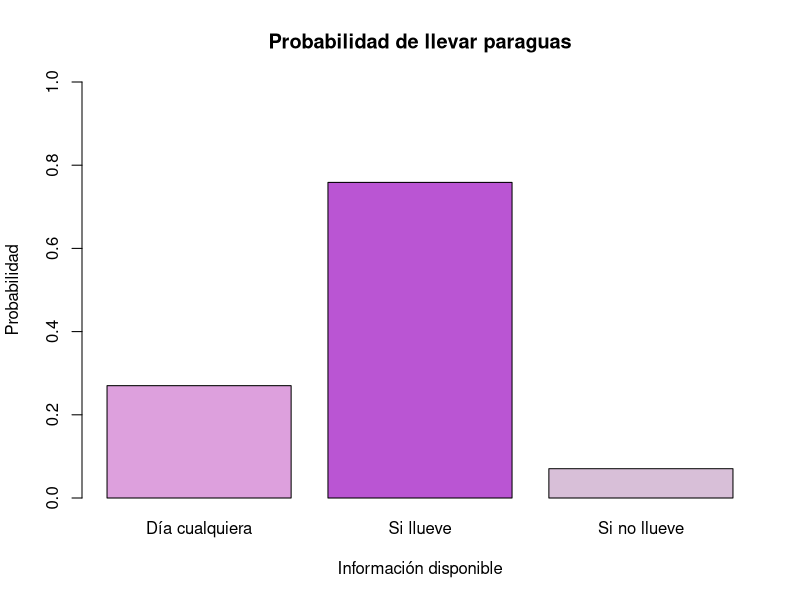

Source code (R):
## ---- chunk 1
datos <- read.table("paraguas_lluvia.txt",
                    header = TRUE)
## ---- chunk 2
head(datos)
## ---- chunk 3
nrow(datos)
## ---- chunk 4
ncol(datos)
## ---- chunk 5
table(datos$llueve, datos$paraguas)
## ---- chunk 6
subset(datos, paraguas == "Sí")
## ---- chunk 7
dias_con_paraguas <- subset(datos, paraguas == "Sí")
dias_con_paraguas
## ---- chunk 8
nrow(dias_con_paraguas)
## ---- chunk 9
prob_paraguas <- nrow(dias_con_paraguas) / nrow(datos)

prob_paraguas
## ---- chunk 10
dias_con_lluvia <- subset(datos, llueve == "Sí")

prob_lluvia <- nrow(dias_con_lluvia) / nrow(datos)

prob_lluvia
## ---- chunk 11
dias_con_lluvia <- subset(datos, llueve == "Sí")
## ---- chunk 12
dias_con_lluvia_y_paraguas <- subset(dias_con_lluvia,
                                     paraguas == "Sí")
## ---- chunk 13
prob_paraguas_si_llueve <- nrow(dias_con_lluvia_y_paraguas) /
                            nrow(dias_con_lluvia)

prob_paraguas_si_llueve
## ---- chunk 14
dias_sin_lluvia <- subset(datos, llueve == "No")
## ---- chunk 15
dias_sin_lluvia_y_paraguas <- subset(dias_sin_lluvia,
                                     paraguas == "Sí")
## ---- chunk 16
prob_paraguas_si_no_llueve <- nrow(dias_sin_lluvia_y_paraguas) /
                               nrow(dias_sin_lluvia)

prob_paraguas_si_no_llueve
## ---- chunk 17
valores <- c(prob_paraguas,
                   prob_paraguas_si_llueve,
                   prob_paraguas_si_no_llueve)

nombres <-  c("Día cualquiera",
                "Si llueve",
                "Si no llueve")

## ---- chunk 18
barplot(valores,
        names.arg = nombres,
        ylim = c(0, 1),
        col = c("plum", "mediumorchid", "thistle"),
        main = "Probabilidad de llevar paraguas",
        xlab = "Información disponible",
        ylab = "Probabilidad")
